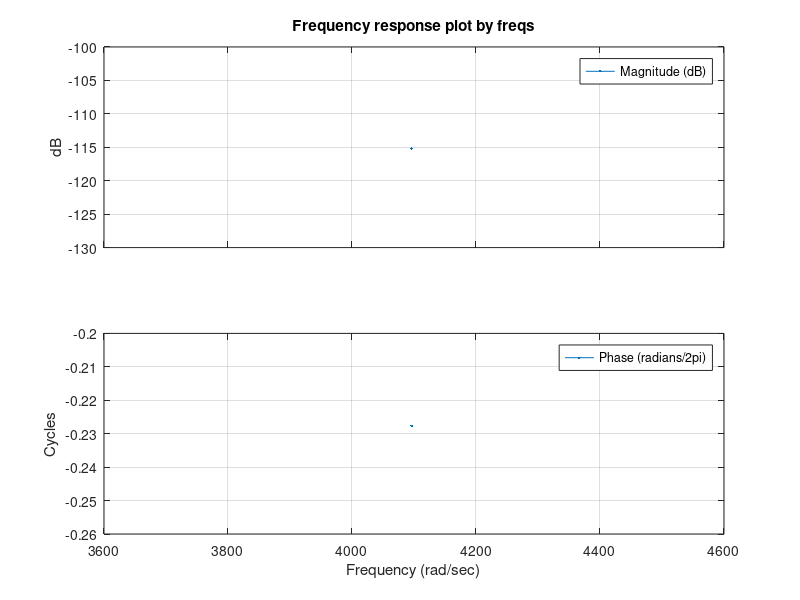

Here is the MATLAB script that generated this plot: (Note: this script raises an error after producing the figure.)
%Butterworth
T = (2*pi)/3000;
fcuts = [(2/T)*tan(pi/15) (2/T)*tan((4*pi)/15) (2/T)*tan((9*pi)/15) (2/T)*tan((11*pi)/15) ];
mags = [0 1 0];
devs = [10^(-50/20) 10^(0.15/20) 10^(-50/20)];
Wp = [abs((2/T)*tan((4*pi)/30)) abs((2/T)*tan((9*pi)/30))];
Ws = [abs((2/T)*tan(pi/30)) abs((2/T)*tan((11*pi)/30))];
Rp = 0.15;
Rs = 50;
[n,W] = buttord(Wp,Ws,Rp,Rs,'s');
disp(n)
[b,a] = butter(n,W,'s');
disp(b)
disp(a)
freqs(b,a,4096)
%title('Butterworth Bandpass Filter')
[zd,zp]=bilinear(b,a,1/T);
freqz([zd,zp])
[H,f] = freqz(zd,zp);

figure('name','Butterworth Bandpass Filter Magnitude Response B');
%plot(f/pi,abs(H),'b')
hold on
%plot(-f/pi,abs(H),'b')
xlabel('Fequency');
ylabel('Magnitude');

figure('name','Butterworth Bandpass Filter Magnitude Response C');
%plot(f/pi,20*log10(abs(H)),'b')
xlim([(4/15) (10/15)]) 
xlabel('Fequency');
ylabel('Magnitude');
grid on;
